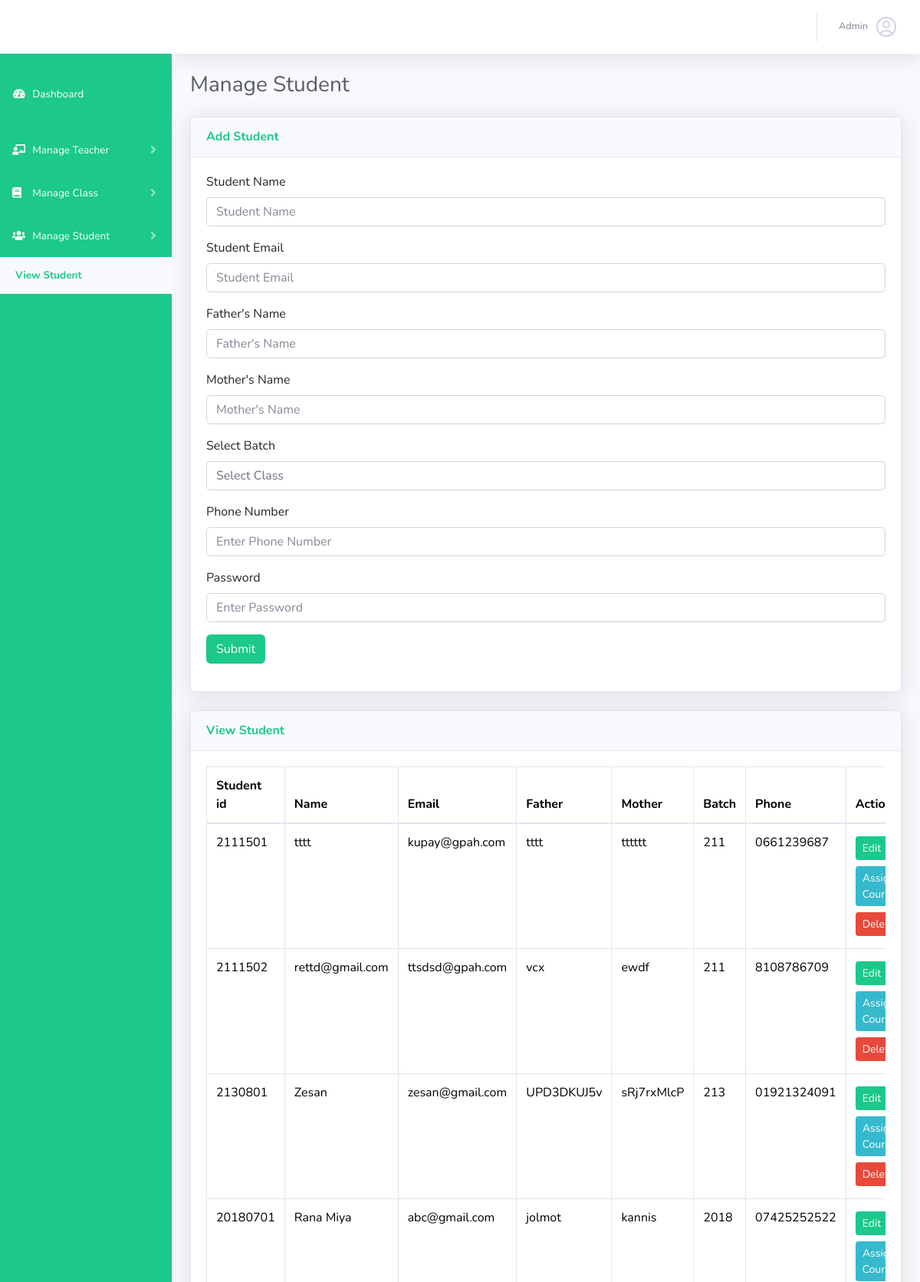
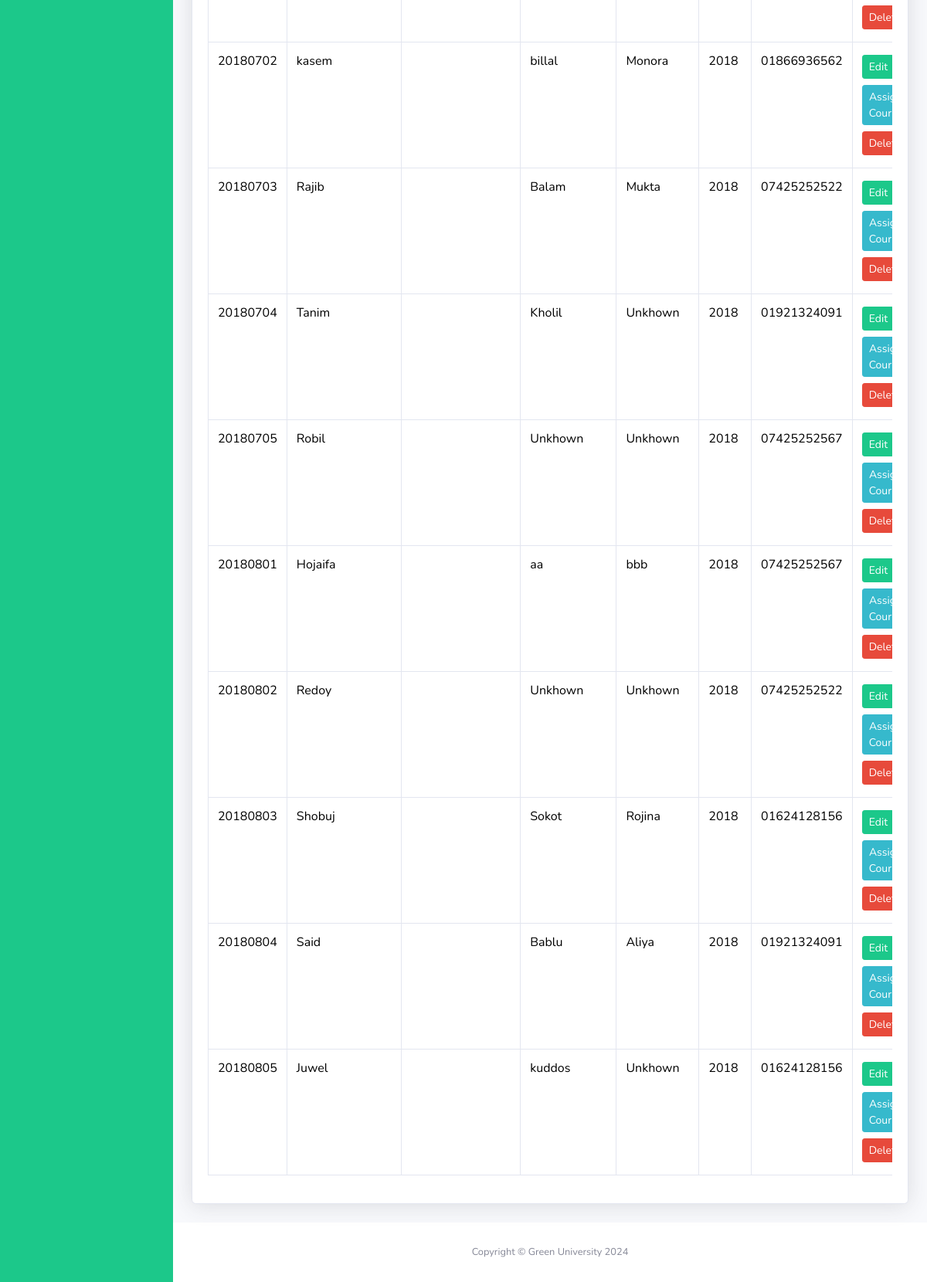
Page /view-student.php (signed in) on the committed database (2 pictures, top to bottom).
### tables this page shows
CREATE TABLE `student` (
  `s_id` int(11) NOT NULL,
  `s_name` varchar(255) DEFAULT NULL,
  `s_email` varchar(255) DEFAULT NULL,
  `s_father` varchar(255) DEFAULT NULL,
  `s_mother` varchar(255) DEFAULT NULL,
  `batch_id` int(11) DEFAULT NULL,
  `phone` varchar(255) DEFAULT NULL,
  `s_password` varchar(255) DEFAULT NULL
);

CREATE TABLE `batch` (
  `batch_id` int(11) NOT NULL,
  `description` longtext NOT NULL,
  `created_at` datetime NOT NULL DEFAULT current_timestamp()
);

### main.php (called while the page is built, shortened)
<?php
    class Main{
        protected $host = "localhost";
        protected $user = "root";
        protected $pass = "";
        protected $db = "attendance_green";
        protected $con;
        public function __construct(){
            if(!isset($this->con)){
                $this->con = new mysqli($this->host,$this->user,$this->pass,$this->db);
            }
            return $this->con;
        }
        public function viewStudent(){
            $this->sql = "SELECT s.s_id,s.s_name,s.s_email,s.s_father,s.s_mother,s.phone,b.batch_id FROM student as s INNER JOIN batch AS b ON s.batch_id = b.batch_id";
            $this->result = $this->con->query($this->sql);
            if($this->result == true){
                return $this->result;
            }else{
                return false;
            }
        }
    }
?>

### view-student.php (the view, shortened to what this page needs)
<?php
    $page = "manage_student";
    $sub_page = "view_student";
    include("header.php");
    include("main.php");
    $obj = new Main();
    $batch = $obj->viewBatch();
    $data = $obj->viewStudent();
    $shuter = false;
?>
<div class="container-fluid">
    <link href="https://cdn.jsdelivr.net/npm/bootstrap@5.3.3/dist/css/bootstrap.min.css" rel="stylesheet">
    <link href="https://cdn.jsdelivr.net/npm/select2@4.1.0-rc.0/dist/css/select2.min.css" rel="stylesheet" />
    <link href="css/main.css" rel="stylesheet">
    <h1 class="h3 mb-4 text-gray-800">Manage Student</h1>
    <div class="row">
    <div class="col-md-12">
            <div class="card shadow mb-4">
                <div class="card-header py-3">
                    <h6 class="m-0 font-weight-bold text-primary"><?php if($shuter == true){echo "Update Student";}else{echo "Add Student"; }?></h6>
                </div>
                <div class="card-body">
                    <?php
                        if($shuter == true){
                            ?>
                                <form action="update.php" method="post">
                                    <div class="form-group">
                                        <label for="name">Student Name</label>
                                        <input type="text" name="name" value="<?php echo $s_name;?>" class="form-control"/>
                                    </div>
                                    <div class="form-group">
                                        <label for="name">Student Email</label>
                                        <input type="email" name="email" value="<?php echo $s_email;?>" class="form-control"/>
                                    </div>
                                    <div class="form-group">
                                        <label for="name">Father's Name</label>
                                        <input type="text" name="father" value="<?php echo $s_father;?>" class="form-control"/>
                                    </div>
                                    <div class="form-group">
                                        <label for="name">Mother's Name</label>
                                        <input type="text" name="mother" value="<?php echo $s_mother;?>" class="form-control"/>
                                    </div>
                                    <div class="form-group">
                                        <label for="class">Select Batch</label>
                                        <select name="batch_id" class="form-control" id="class" required>
                                            <?php
                                                if($batch->num_rows>0){
                                                    while($bat = $batch->fetch_object()){
                                                        ?>
                                                            <option <?php if($bat->batch_id == $batch_id){echo "selected";} ?> value="<?php echo $bat->batch_id; ?>"><?php echo $bat->batch_id; ?></option>
                                                        <?php
                                                    }
                                                }
                                            ?>
                                        </select>
                                    </div>
                                    <div class="form-group">
                                        <label for="name">Phone Number</label>
                                        <input type="text" name="phone" value="<?php echo $phone;?>" class="form-control"/>
                                    </div>
                                    <div class="form-group">
                                        <input type="hidden" name="up" value="student" />
                                        <input type="hidden" name="id" value="<?php echo $s_id ?>" />
                                        <input type="submit" name="submit" value="Update" class="btn btn-success"  />
                                        <a class="btn btn-danger" href="view-student.php">Cancle</a>
                                    </div>
                                </form>
                            <?php
                        }else{
                            ?>
                                <form action="add-student.php" method="post" autocomplete="off">
                                    <div class="form-group">
                                        <label for="name">Student Name</label>
                                        <input type="text" name="name" class="form-control" placeholder="Student Name" />
                                    </div>
                                    <div class="form-group">
                                        <label for="name">Student Email</label>
                                        <input type="email" name="email" class="form-control" placeholder="Student Email" />
                                    </div>
                                    <div class="form-group">
                                        <label for="name">Father's Name</label>
                                        <input type="text" name="father" class="form-control" placeholder="Father's Name" />
                                    </div>
                                    <div class="form-group">
                                        <label for="name">Mother's Name</label>
                                        <input type="text" name="mother" class="form-control" placeholder="Mother's Name" />
                                    </div>
                                    <div class="form-group">
                                        <label for="class">Select Batch</label>
                                        <select name="batch_id" class="form-control" id="class" required>
                                            <option value=""Selected disabled>Select Class</option>
                                        </select>
                                    </div>
                                    <div class="form-group">
                                        <label for="phone">Phone Number</label>
                                        <input type="text" name="phone" class="form-control" placeholder="Enter Phone Number" />
                                    </div>
                                    <div class="form-group">
                                        <label for="password">Password</label>
                                        <input type="password" autocomplete="false" name="password" class="form-control" placeholder="Enter Password" />
                                    </div>
                                    <div class="form-group">
                                        <input type="submit" name="submit" class="btn btn-success"  />
                                    </div>
                                </form>
                            <?php
                        }
                    ?>
                </div>
            </div>
        </div>
        <div class="col-md-12">
            <div class="card shadow mb-4">
                <div class="card-header py-3">
                    <h6 class="m-0 font-weight-bold text-primary">View Student</h6>
                </div>
                <div class="card-body">
                    <div class="table-responsive">
                        <table class="table table-bordered" id="dataTable" width="100%" cellspacing="0">
                            <thead>
                                <tr>
                                    <th>Student id</th>
                                    <th>Name</th>
                                    <th>Email</th>
                                    <th>Father</th>
                                    <th>Mother</th>
                                    <th>Batch</th>
                                    <th>Phone</th>
                                    <th>Action</th>
                                </tr>
                            </thead>
                            <tbody>
                                <?php
                                    if($data->num_rows>0){
                                        while($row = $data->fetch_object()){
                                            ?>
                                                <tr>
                                                    <td><?php echo $row->s_id; ?></td>
                                                    <td><?php echo $row->s_name; ?></td>
                                                    <td><?php echo $row->s_email; ?></td>
                                                    <td><?php echo $row->s_father; ?></td>
                                                    <td><?php echo $row->s_mother; ?></td>
                                                    <td><?php echo $row->batch_id; ?></td>
                                                    <td><?php echo $row->phone; ?></td>
                                                    <td>
                                                        <a href="view-student.php?id=<?php echo $row->s_id;?>" class="btn btn-sm btn-primary my-1">Edit</a>
                                                        <a type="button" onclick="assignCourse(<?php echo $row->s_id ?>, '<?php echo $row->s_name ?>')" class="btn btn-sm btn-info my-1"  data-bs-toggle="modal">Assign Course</a>
                                                        <a onclick="javascript: return confirm('Are You Sure You Want To Delete This Data?');" href="delete-student.php?id=<?php echo $row->s_id; ?>" class="btn btn-sm btn-danger my-1">Delete</a>
                                                    </td>
                                                </tr>
                                            <?php
                                        }
                                    }
                                ?>
                            </tbody>
                        </table>
                    </div>
                </div>
            </div>
        </div>
    </div>
</div>
<?php
    include("footer.php");
?>

### header.php (shortened to what this page needs)
<?php
$role = $_SESSION['role'];
?>
<!DOCTYPE html>
<html lang="en">
<head>
    <link href="vendor/fontawesome-free/css/all.min.css" rel="stylesheet" type="text/css">
    <link href="css/main.css" rel="stylesheet">
    <link href="vendor/datatables/dataTables.bootstrap4.min.css" rel="stylesheet">
    <link rel="stylesheet" href="css/toastr.css">
</head>
<body id="page-top">
<div id="wrapper">
    <ul class="navbar-nav bg-primary sidebar sidebar-dark accordion" id="accordionSidebar">
        <a class="sidebar-brand d-flex align-items-center justify-content-center bg-white" href="index.php">
        </a>
        <li class="pt-4 nav-item <?php if($page == 'dashboard'){echo 'active';}?>">
            <a class="nav-link" href="index.php">
                <i class="fas fa-fw fa-tachometer-alt"></i>
                <span>Dashboard</span></a>
        </li>
        <hr class="sidebar-divider">
    <?php
        if($role != 'student'){
    ?>
        <?php
        if($role == 1){
            ?>
            <li class="nav-item">
            <a class="nav-link collapsed" href="#" data-toggle="collapse" data-target="#collapseTwo"
                aria-expanded="true" aria-controls="collapseTwo">
                <i class="fas fa-chalkboard-teacher"></i>
                <span>Manage Teacher</span>
            </a>
        <li class="nav-item">
            <a class="nav-link collapsed" href="#" data-toggle="collapse" data-target="#collapseThree"
                aria-expanded="true" aria-controls="collapseTwo">
                <i class="fas fa-book"></i>
                <span>Manage Class</span>
            </a>
        </li>
        </li>
            <?php
        }
        ?>
        <li class="nav-item">
            <a class="nav-link collapsed" href="#" data-toggle="collapse" data-target="#collapseFour"
                aria-expanded="true" aria-controls="collapseTwo">
                <i class="fas fa-users"></i>
                <span>Manage Student</span>
            </a>
            <div id="collapseFour" class="collapse <?php if($page == 'manage_student'){echo 'show';}?>" aria-labelledby="headingTwo" data-parent="#accordionSidebar">
                <div class="collapse-inner">
                    <a class="collapse-item <?php if($sub_page == 'view_student'){echo 'active';}?>" href="view-student.php">View Student</a>
                </div>
            </div>
        </li>
        <?php
        }
    ?>
        <hr class="sidebar-divider d-none d-md-block">
    </ul>
    <div id="content-wrapper" class="d-flex flex-column">
        <div id="content">
            <nav class="navbar navbar-expand navbar-light bg-white topbar mb-4 static-top shadow">
                <ul class="navbar-nav ml-auto">
                    <li class="nav-item dropdown no-arrow">
                        <a class="nav-link dropdown-toggle" href="#" id="userDropdown" role="button"
                            data-toggle="dropdown" aria-haspopup="true" aria-expanded="false">
                            <span class="mr-2 d-none d-lg-inline text-gray-600 small">
                                <?php
                                    echo $_SESSION['user_name'];
                                ?>
                            </span>
                        </a>
                    </li>
                </ul>
            </nav>

### footer.php (shortened to what this page needs)
</div>
            <footer class="sticky-footer bg-white">
                <div class="container my-auto">
                    <div class="copyright text-center my-auto">
                        <span>Copyright &copy; Green University 2024</span>
                    </div>
                </div>
            </footer>
        </div>
    </div>
</body>
</html>

### rows in the picture
student: s_id "2111501", s_name "tttt", s_email "kupay@gpah.com", s_father "tttt", s_mother "tttttt", batch.batch_id "211", phone "0661239687"
student: s_id "2111502", s_name "rettd@gmail.com", s_email "ttsdsd@gpah.com", s_father "vcx", s_mother "ewdf", batch.batch_id "211", phone "8108786709"
student: s_id "2130801", s_name "Zesan", s_email "zesan@gmail.com", s_father "UPD3DKUJ5v", s_mother "sRj7rxMlcP", batch.batch_id "213", phone "01921324091"
student: s_id "20180701", s_name "Rana Miya", s_email "abc@gmail.com", s_father "jolmot", s_mother "kannis", batch.batch_id "2018", phone "07425252522"
student: s_id "20180702", s_name "kasem", s_father "billal", s_mother "Monora", batch.batch_id "2018", phone "01866936562"
student: s_id "20180703", s_name "Rajib", s_father "Balam", s_mother "Mukta", batch.batch_id "2018", phone "07425252522"
student: s_id "20180704", s_name "Tanim", s_father "Kholil", s_mother "Unkhown", batch.batch_id "2018", phone "01921324091"
student: s_id "20180705", s_name "Robil", s_father "Unkhown", s_mother "Unkhown", batch.batch_id "2018", phone "07425252567"
student: s_id "20180801", s_name "Hojaifa", s_father "aa", s_mother "bbb", batch.batch_id "2018", phone "07425252567"
student: s_id "20180802", s_name "Redoy", s_father "Unkhown", s_mother "Unkhown", batch.batch_id "2018", phone "07425252522"
student: s_id "20180803", s_name "Shobuj", s_father "Sokot", s_mother "Rojina", batch.batch_id "2018", phone "01624128156"
student: s_id "20180804", s_name "Said", s_father "Bablu", s_mother "Aliya", batch.batch_id "2018", phone "01921324091"
student: s_id "20180805", s_name "Juwel", s_father "kuddos", s_mother "Unkhown", batch.batch_id "2018", phone "01624128156"

### other values in the picture
$_SESSION['user_name'] "Admin"
